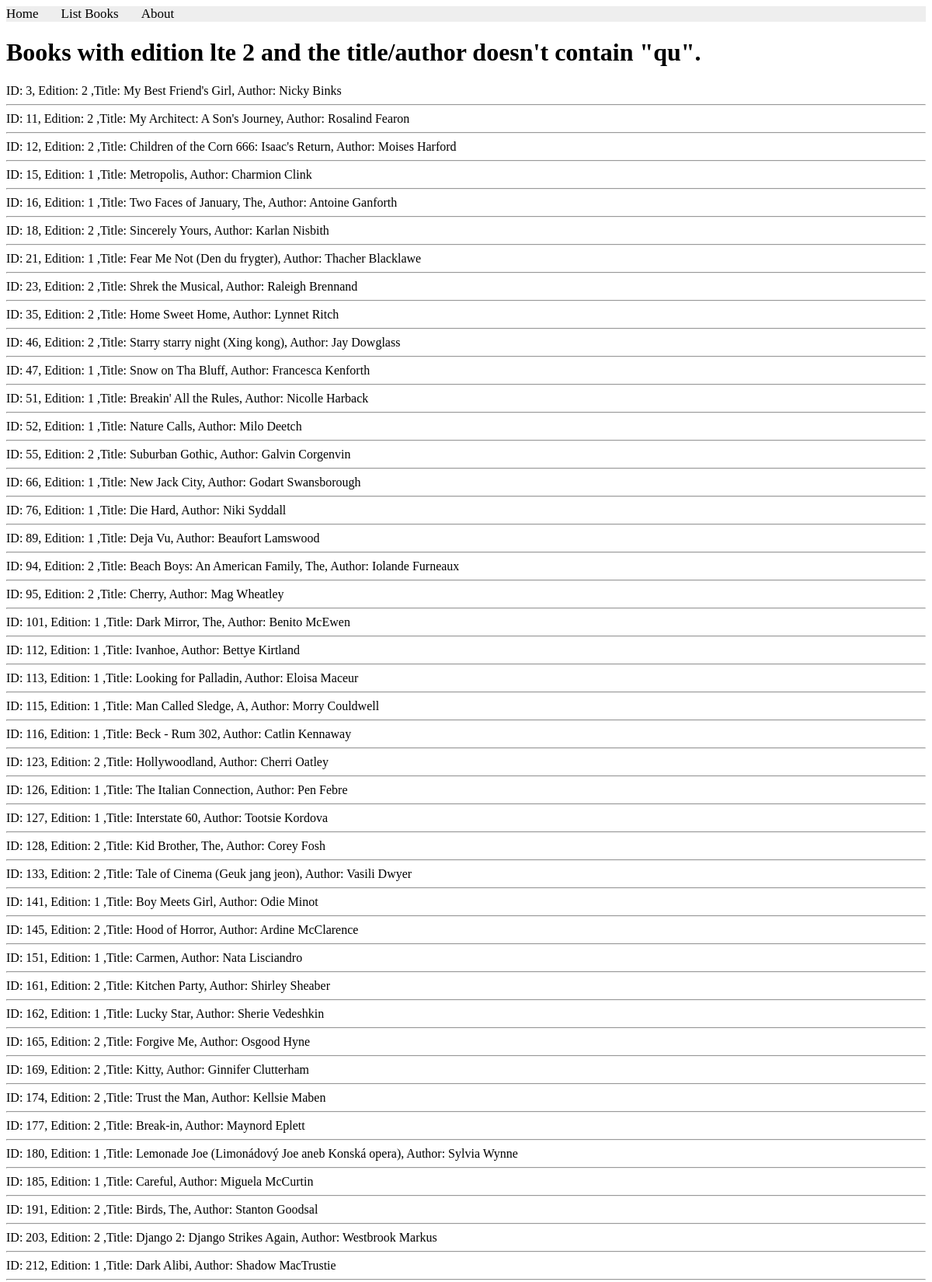
The app's page /books/lab8/task3 (upper part) with its own data.
### apps/bookmodule/models.py (models this page shows)
class Book(models.Model):
    title = models.CharField(max_length= 50)
    author = models.CharField(max_length= 50)
    price = models.FloatField(default= 0.0)
    edition = models.SmallIntegerField(default= 1)

### apps/bookmodule/views.py (the view)
# urls.py: path('lab8/task3', views.task3, name='books.task3'),
def task3(request):
    mybook=Book.objects.filter(~Q(edition__gt=2) & ~(Q(title__icontains='qu') | Q(author__icontains='qu')))
    return render(request, 'bookmodule/task3.html', {'books': mybook})

### apps/templates/bookmodule/task3.html (shortened to what this page needs)
{% extends "bookmodule/layouts/base.html" %}
{% load static %}
{% block content %}
    <h1>Books with edition lte 2 and the title/author doesn't contain "qu".</h1>
    {% if books %}
        {% for book in books %}
            ID: {{book.id}}, Edition: {{book.edition}} ,Title: {{book.title}}, Author: {{book.author}}
            <hr>
        {% endfor %}
    {% else %}
        <p>No books found.</p>
    {% endif %}
{% endblock content %}

### records on screen
Book: id "3", edition "2", title "My Best Friend's Girl", author "Nicky Binks"
Book: id "11", edition "2", title "My Architect: A Son's Journey", author "Rosalind Fearon"
Book: id "12", edition "2", title "Children of the Corn 666: Isaac's Return", author "Moises Harford"
Book: id "15", edition "1", title "Metropolis", author "Charmion Clink"
Book: id "16", edition "1", title "Two Faces of January, The", author "Antoine Ganforth"
Book: id "18", edition "2", title "Sincerely Yours", author "Karlan Nisbith"
Book: id "21", edition "1", title "Fear Me Not (Den du frygter)", author "Thacher Blacklawe"
Book: id "23", edition "2", title "Shrek the Musical", author "Raleigh Brennand"
Book: id "35", edition "2", title "Home Sweet Home", author "Lynnet Ritch"
Book: id "46", edition "2", title "Starry starry night (Xing kong)", author "Jay Dowglass"
Book: id "47", edition "1", title "Snow on Tha Bluff", author "Francesca Kenforth"
Book: id "51", edition "1", title "Breakin' All the Rules", author "Nicolle Harback"
Book: id "52", edition "1", title "Nature Calls", author "Milo Deetch"
Book: id "55", edition "2", title "Suburban Gothic", author "Galvin Corgenvin"
Book: id "66", edition "1", title "New Jack City", author "Godart Swansborough"
Book: id "76", edition "1", title "Die Hard", author "Niki Syddall"
Book: id "89", edition "1", title "Deja Vu", author "Beaufort Lamswood"
Book: id "94", edition "2", title "Beach Boys: An American Family, The", author "Iolande Furneaux"
Book: id "95", edition "2", title "Cherry", author "Mag Wheatley"
Book: id "101", edition "1", title "Dark Mirror, The", author "Benito McEwen"
Book: id "112", edition "1", title "Ivanhoe", author "Bettye Kirtland"
Book: id "113", edition "1", title "Looking for Palladin", author "Eloisa Maceur"
Book: id "115", edition "1", title "Man Called Sledge, A", author "Morry Couldwell"
Book: id "116", edition "1", title "Beck - Rum 302", author "Catlin Kennaway"
Book: id "123", edition "2", title "Hollywoodland", author "Cherri Oatley"
Book: id "126", edition "1", title "The Italian Connection", author "Pen Febre"
Book: id "127", edition "1", title "Interstate 60", author "Tootsie Kordova"
Book: id "128", edition "2", title "Kid Brother, The", author "Corey Fosh"
Book: id "133", edition "2", title "Tale of Cinema (Geuk jang jeon)", author "Vasili Dwyer"
Book: id "141", edition "1", title "Boy Meets Girl", author "Odie Minot"
Book: id "145", edition "2", title "Hood of Horror", author "Ardine McClarence"
Book: id "151", edition "1", title "Carmen", author "Nata Lisciandro"
Book: id "161", edition "2", title "Kitchen Party", author "Shirley Sheaber"
Book: id "162", edition "1", title "Lucky Star", author "Sherie Vedeshkin"
Book: id "165", edition "2", title "Forgive Me", author "Osgood Hyne"
Book: id "169", edition "2", title "Kitty", author "Ginnifer Clutterham"
Book: id "174", edition "2", title "Trust the Man", author "Kellsie Maben"
Book: id "177", edition "2", title "Break-in", author "Maynord Eplett"
Book: id "180", edition "1", title "Lemonade Joe (Limonádový Joe aneb Konská opera)", author "Sylvia Wynne"
Book: id "185", edition "1", title "Careful", author "Miguela McCurtin"
Book: id "191", edition "2", title "Birds, The", author "Stanton Goodsal"
Book: id "203", edition "2", title "Django 2: Django Strikes Again", author "Westbrook Markus"
Book: id "212", edition "1", title "Dark Alibi", author "Shadow MacTrustie"
